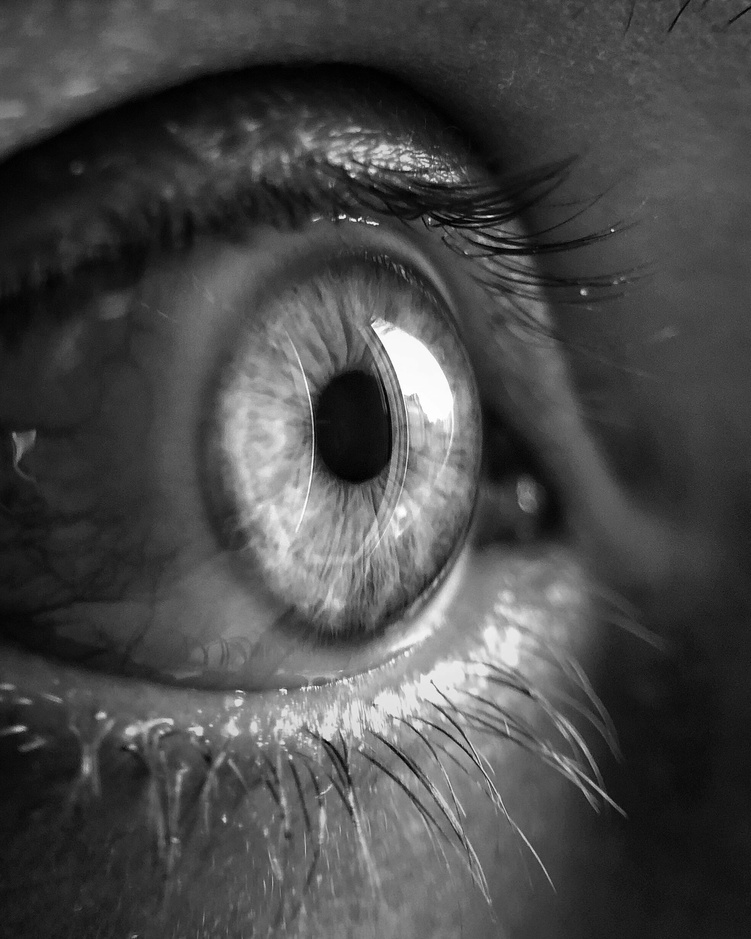
#> input picture Algorithms/Singular_value_decomposition/image.jpeg, 751 x 939 px, shrunk from 1967 x 2460 before the run
$ jupyter execute svd_img.ipynb
#> lines starting #> are read from the running program, lines starting #| are printed output that depends on the picture
[cell 1]
import numpy as np

[cell 2]
from google.colab import files
import cv2
import matplotlib.pyplot as plt
uploaded=files.upload()
#> the answer given: image.jpeg

[cell 3]
A=cv2.imread('image.jpeg')
#> A is the input picture: shape (939, 751, 3); min 0, max 255, mean 73.2
A=cv2.cvtColor(A,cv2.COLOR_BGR2RGB)
plt.imshow(A)

[cell 4]
x=np.mean(A,-1);
img=plt.imshow(256-x)
img.set_cmap('gray_r')
plt.axis('off')
plt.show()
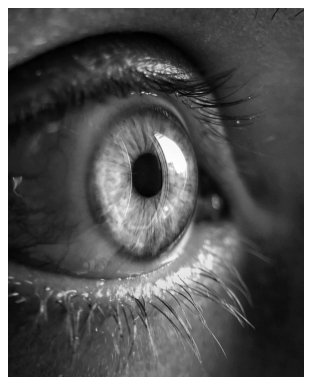
#> figure drawn by matplotlib, 1 panel

U,S,VT=np.linalg.svd(x,full_matrices=False)
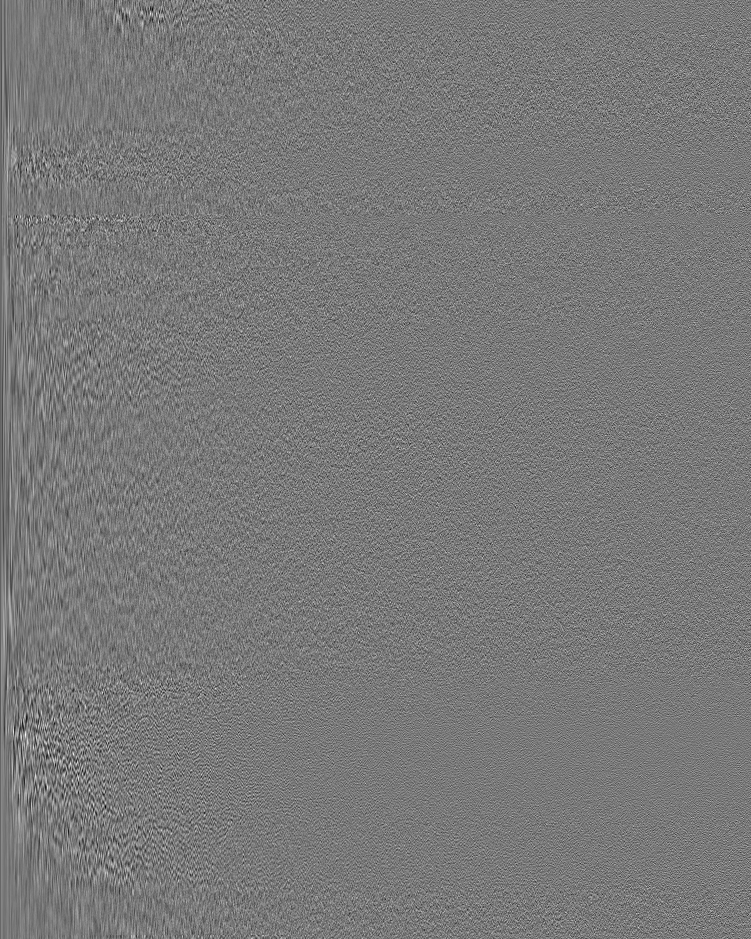
#> U: shape (939, 751) float64; min -0.204, max 0.224, mean -4.26e-05; drawn with min black and max white
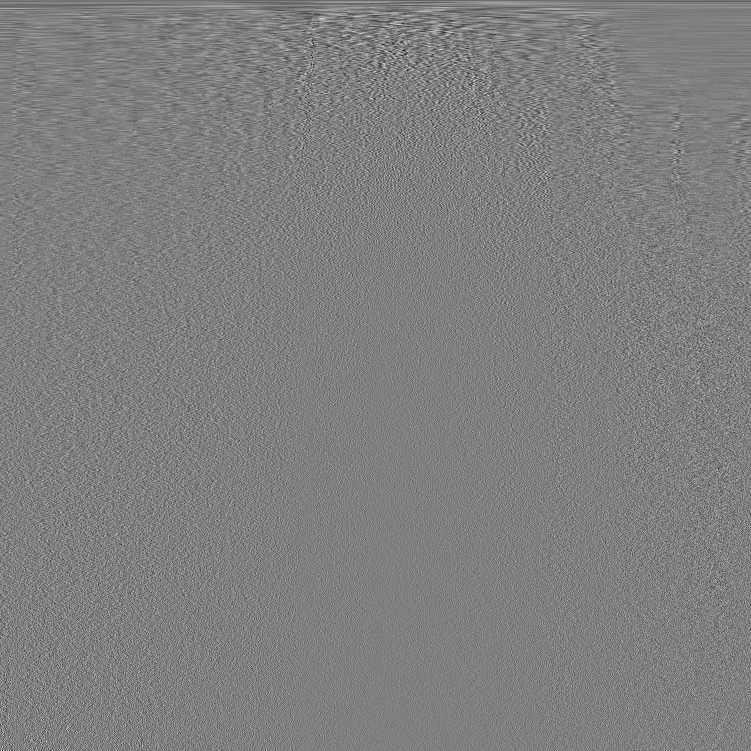
#> VT: shape (751, 751) float64; min -0.276, max 0.276, mean -5.48e-05; drawn with min black and max white
#> S = 751 values, max 67409.7 at index 0, min 8.58 at index 750, mean 395.8
S=np.diag(S)

j=0
for r in (5,20,200):
    xapprox= U[:,:r] @ S[0:r,:r] @ VT[:r,:]
    plt.figure(j+1)
    j+=1
    img=plt.imshow(256-xapprox)
    img.set_cmap('gray_r')
    plt.axis('off')
    plt.title('r=' +str(r))
    plt.show
#> this loop made 3 passes
#> pass 1, `xapprox= U[:,:r] @ S[0:r,:r] @ VT[:r,:]`:
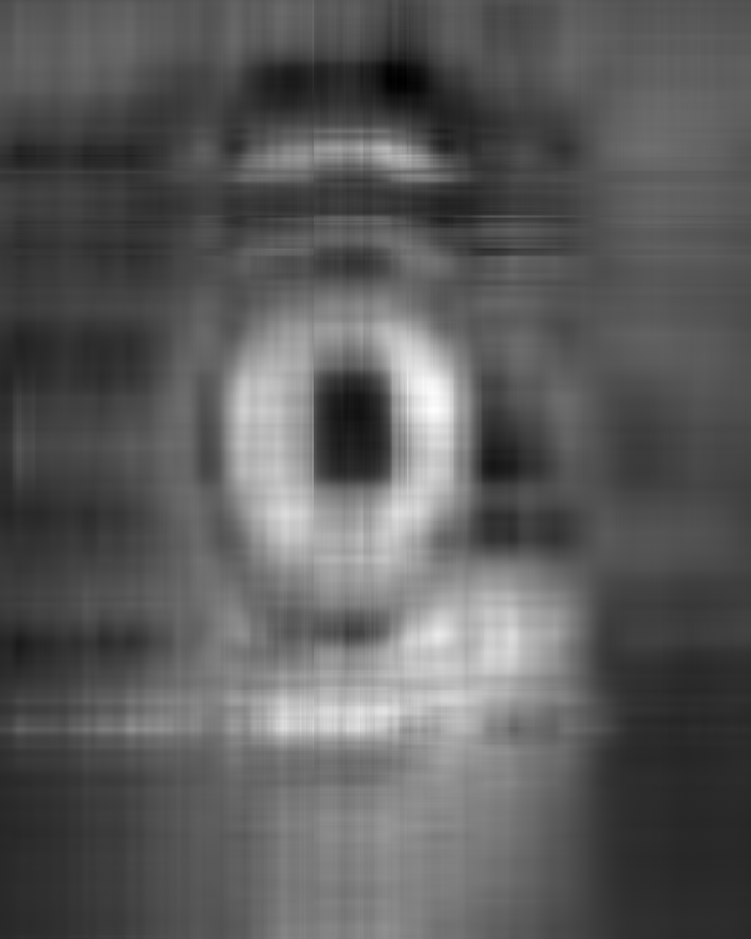
#> xapprox: shape (939, 751) float64; min -26.76, max 251.4, mean 73.2; drawn with min black and max white
#> pass 2, `xapprox= U[:,:r] @ S[0:r,:r] @ VT[:r,:]`:
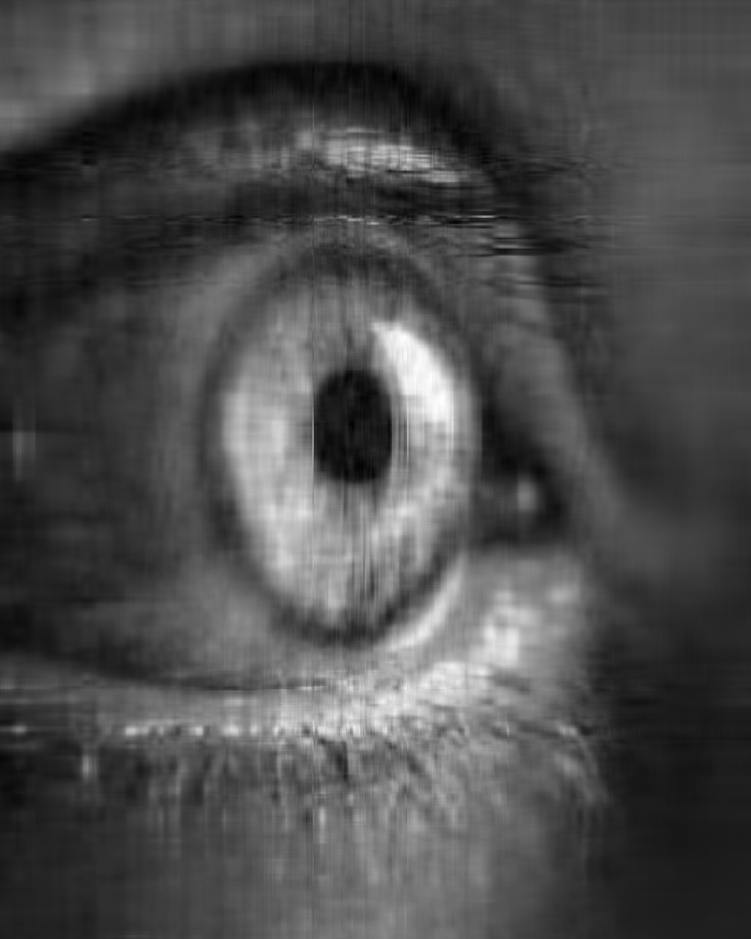
#> xapprox: shape (939, 751) float64; min -9.81, max 266, mean 73.2; drawn with min black and max white
#> after the loop, j = 3
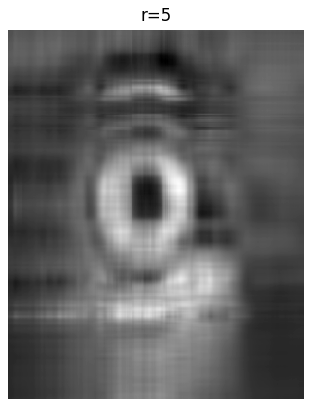
#> figure drawn by matplotlib, 1 panel
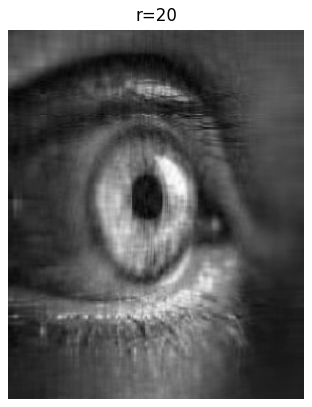
#> figure drawn by matplotlib, 1 panel
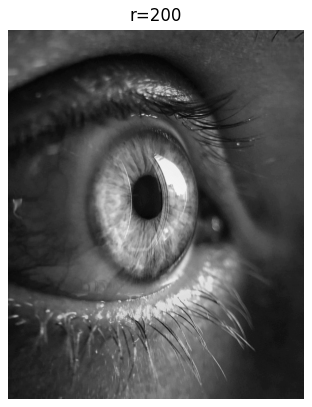
#> figure drawn by matplotlib, 1 panel
